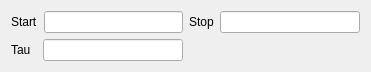
<?xml version="1.0" encoding="UTF-8"?>
<ui version="4.0">
 <class>GTAFailProfileExpWgt</class>
 <widget class="QWidget" name="GTAFailProfileExpWgt">
  <property name="geometry">
   <rect>
    <x>0</x>
    <y>0</y>
    <width>371</width>
    <height>68</height>
   </rect>
  </property>
  <property name="windowTitle">
   <string>Form</string>
  </property>
  <layout class="QGridLayout" name="gridLayout">
   <item row="0" column="1">
    <layout class="QHBoxLayout" name="horizontalLayout_6">
     <item>
      <widget class="QLabel" name="label_6">
       <property name="text">
        <string>Stop</string>
       </property>
      </widget>
     </item>
     <item>
      <widget class="QLineEdit" name="stopLE"/>
     </item>
    </layout>
   </item>
   <item row="0" column="0">
    <layout class="QHBoxLayout" name="horizontalLayout_5">
     <item>
      <widget class="QLabel" name="label_5">
       <property name="text">
        <string>Start</string>
       </property>
      </widget>
     </item>
     <item>
      <widget class="QLineEdit" name="startLE"/>
     </item>
    </layout>
   </item>
   <item row="2" column="0">
    <layout class="QHBoxLayout" name="horizontalLayout_7">
     <item>
      <widget class="QLabel" name="label_7">
       <property name="text">
        <string>Tau  </string>
       </property>
      </widget>
     </item>
     <item>
      <widget class="QLineEdit" name="tauLE"/>
     </item>
    </layout>
   </item>
  </layout>
 </widget>
 <resources/>
 <connections/>
</ui>
